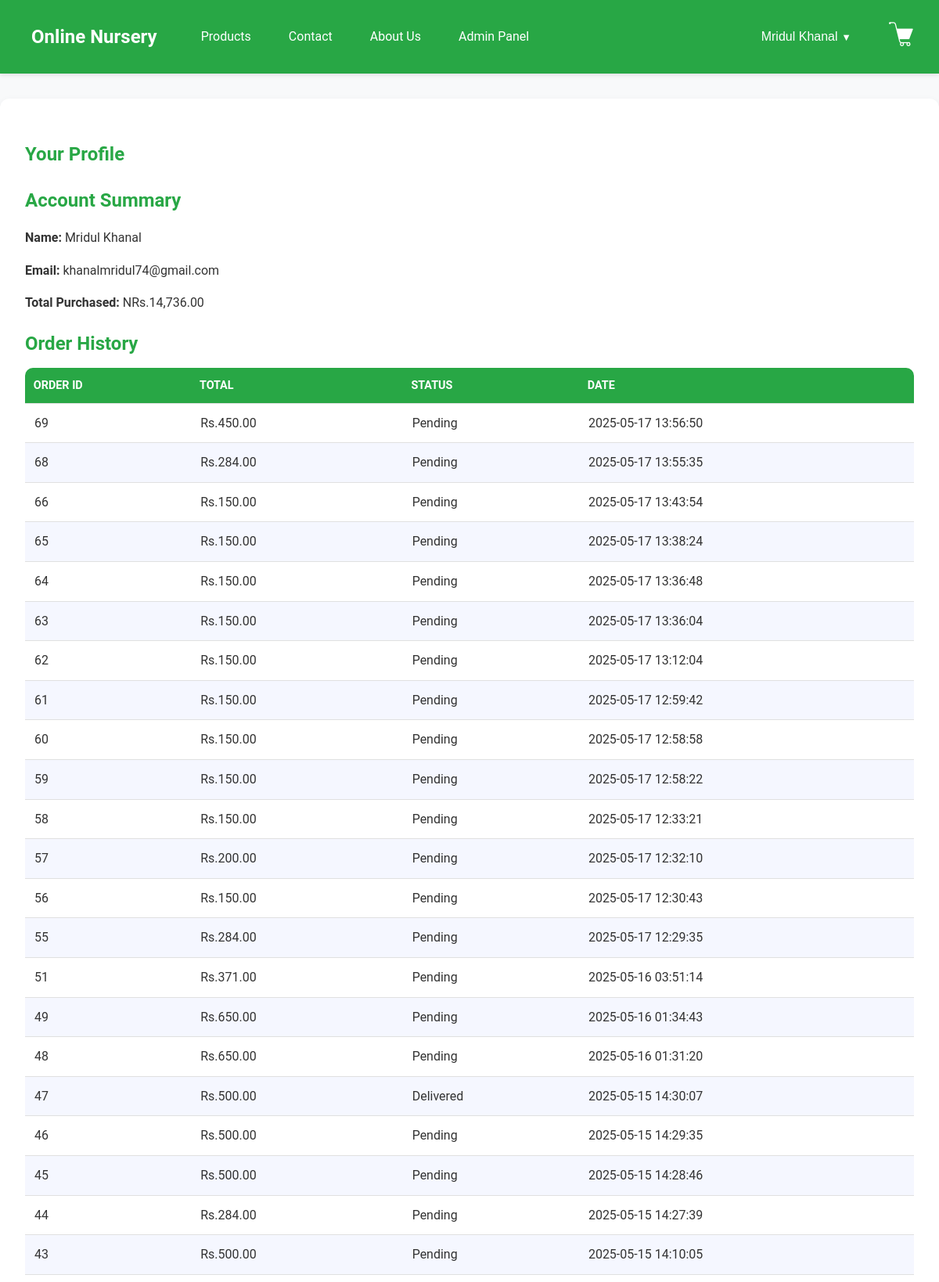
The app's page /profile.php (signed in, upper part) with its own data.
### tables this page shows
CREATE TABLE `users` (
  `id` int(11) NOT NULL AUTO_INCREMENT,
  `name` varchar(255) NOT NULL,
  `email` varchar(255) NOT NULL,
  `password` varchar(255) NOT NULL,
  `confirm_password` varchar(100) DEFAULT NULL,
  `role` enum('admin','customer') DEFAULT 'customer',
  `created_at` timestamp NOT NULL DEFAULT current_timestamp(),
  PRIMARY KEY (`id`),
  UNIQUE KEY `email` (`email`),
  UNIQUE KEY `email_2` (`email`),
  CONSTRAINT `chk_email_format` CHECK (`email` regexp '^[a-zA-Z0-9][a-zA-Z0-9._%+-]{0,62}[a-zA-Z0-9]@[a-zA-Z]+\\.[a-zA-Z]{2,63}$')
);

CREATE TABLE `orders` (
  `id` int(11) NOT NULL AUTO_INCREMENT,
  `user_id` int(11) NOT NULL,
  `total_amount` decimal(10,2) NOT NULL,
  `delivery_address` text NOT NULL,
  `status` enum('Pending','Shipped','Delivered') DEFAULT 'Pending',
  `order_date` timestamp NOT NULL DEFAULT current_timestamp(),
  PRIMARY KEY (`id`),
  KEY `user_id` (`user_id`),
  KEY `idx_orders_date_status` (`order_date`,`status`),
  CONSTRAINT `orders_ibfk_1` FOREIGN KEY (`user_id`) REFERENCES `users` (`id`) ON DELETE CASCADE
);

### profile.php (the view, shortened to what this page needs)
<?php
include 'php/db_connect.php';
$user_data = ['name' => 'N/A', 'email' => 'N/A'];
if ($conn->connect_error) {
    $_SESSION['error'] = "Database connection failed: " . $conn->connect_error;
} else {
    $user_id = $_SESSION['user_id'];
    $sql = "SELECT id, name, email FROM users WHERE id = ?";
    $stmt = $conn->prepare($sql);
    if (!$stmt) {
        $_SESSION['error'] = "Database query preparation failed: " . $conn->error;
    } else {
        $stmt->bind_param("i", $user_id);
        if (!$stmt->execute()) {
            $_SESSION['error'] = "User query execution failed: " . $stmt->error;
        } else {
            $result = $stmt->get_result();
            $row_count = $result->num_rows;
            if ($row_count > 0) {
                $user_data = $result->fetch_assoc();
            } else {
                $_SESSION['error'] = "User not found for ID: " . htmlspecialchars($user_id) . " (Rows returned: $row_count)";
            }
        }
    }
}
$total_purchased = 0;
$sql = "SELECT SUM(total_amount) as total FROM orders WHERE user_id = ?";
$stmt = $conn->prepare($sql);
if (!$stmt) {
    $_SESSION['error'] = "Order query preparation failed: " . $conn->error;
} else {
    $stmt->bind_param("i", $user_id);
    $stmt->execute();
    $result = $stmt->get_result();
    if ($row = $result->fetch_assoc()) {
        $total_purchased = $row['total'] ?: 0;
    }
}
?>
<!DOCTYPE html>
<html lang="en">
<head>
    <link rel="stylesheet" href="css/style.css">
    <link rel="stylesheet" href="css/customer.css">
    <link rel="stylesheet" href="css/forms.css">
</head>
<body>
    <?php include 'php/header.php'; ?>
    <section class="profile">
        <h1>Your Profile</h1>
        <div class="profile-summary">
            <h2>Account Summary</h2>
            <p><strong>Name:</strong> <?php echo htmlspecialchars($user_data['name'] ?? 'N/A'); ?></p>
            <p><strong>Email:</strong> <?php echo htmlspecialchars($user_data['email'] ?? 'N/A'); ?></p>
            <p><strong>Total Purchased:</strong> NRs.<?php echo number_format($total_purchased, 2); ?></p>
        </div>
        <h2>Order History</h2>
        <table id="orders-table">
            <thead>
                <tr>
                    <th>Order ID</th>
                    <th>Total</th>
                    <th>Status</th>
                    <th>Date</th>
                </tr>
            </thead>
            <tbody>
            <?php
            $sql = "SELECT * FROM orders WHERE user_id = ? ORDER BY order_date DESC";
            $stmt = $conn->prepare($sql);
            if (!$stmt) {
                echo "<tr><td colspan='4'>Error fetching orders: " . htmlspecialchars($conn->error) . "</td></tr>";
            } else {
                $stmt->bind_param("i", $user_id);
                $stmt->execute();
                $result = $stmt->get_result();
                if ($result->num_rows === 0) {
                    echo "<tr><td colspan='4'>No orders found.</td></tr>";
                } else {
                    while ($row = $result->fetch_assoc()) {
                        echo "<tr>";
                        echo "<td>" . htmlspecialchars($row['id']) . "</td>";
                        echo "<td> Rs." . number_format($row['total_amount'], 2) . "</td>";
                        echo "<td>" . htmlspecialchars($row['status']) . "</td>";
                        echo "<td>" . htmlspecialchars($row['order_date']) . "</td>";
                        echo "</tr>";
                    }
                }
            }
            ?>
            </tbody>
        </table>
    </section>
</body>
</html>

### php/header.php (shortened to what this page needs)
<?php
include 'db_connect.php';
$user_name = '';
$user_role = '';
if (isset($_SESSION['user_id'])) {
    $user_id = $_SESSION['user_id'];
    $sql = "SELECT name, role FROM users WHERE id = ?";
    $stmt = $conn->prepare($sql);
    $stmt->bind_param("i", $user_id);
    $stmt->execute();
    $result = $stmt->get_result();
    $user = $result ? $result->fetch_assoc() : null;
    if ($user && is_array($user)) {
        $user_name = htmlspecialchars($user['name'] ?: 'Guest');
        $user_role = $user['role'] ?: '';
    }
}
?>
<!DOCTYPE html>
<html lang="en">
<head>
    <link rel="stylesheet" href="../css/style.css">
    <link rel="stylesheet" href="../css/customer.css">
</head>
<body>
    <header>
        <nav>
            <div class="nav-left">
                <a href="index.php" class="logo">Online Nursery</a>
                <a href="products.php" class="<?php echo basename($_SERVER['PHP_SELF']) == 'products.php' ? 'active' : ''; ?>">Products</a>
                <a href="contact.php" class="<?php echo basename($_SERVER['PHP_SELF']) == 'contact.php' ? 'active' : ''; ?>">Contact</a>
                <a href="about.php" class="<?php echo basename($_SERVER['PHP_SELF']) == 'about.php' ? 'active' : ''; ?>">About Us</a>
                <?php if ($user_role === 'admin'): ?>
                    <a href="admin/admin_dashboard.php" class="<?php echo basename($_SERVER['PHP_SELF']) == 'admin_dashboard.php' ? 'active' : ''; ?>">Admin Panel</a>
                <?php endif; ?>
            </div>
            <div class="nav-right">
                <?php if ($user_name && $user_name !== 'Guest'): ?>
                    <div class="profile-dropdown">
                        <button class="profile-btn"><?php echo htmlspecialchars($user_name); ?> <span class="dropdown-arrow">▼</span></button>
                    </div>
                <?php else: ?>
                    <a href="login.php" class="<?php echo basename($_SERVER['PHP_SELF']) == 'login.php' ? 'active' : ''; ?>">Login</a>
                    <a href="register.php" class="<?php echo basename($_SERVER['PHP_SELF']) == 'register.php' ? 'active' : ''; ?>">Register</a>
                    <?php endif; ?>
                    <a href="cart.php" class="cart-icon">
                    <img src="./images/cart-icon.png" alt="Phone Icon">
                </a>
            </div>
        </nav>
    </header>
</body>
</html>

### css/style.css (style rules this page uses)
body { font-family: 'Roboto', Arial, sans-serif; margin: 0; padding: 0; background: #f8f9fa; color: #333; line-height: 1.6; }
header { background: #28a745; color: white; padding: 1em 0; box-shadow: 0 2px 5px rgba(0, 0, 0, 0.1); position: sticky; top: 0; z-index: 1000; }
header nav { max-width: 1200px; margin: 0 auto; display: flex; justify-content: space-between; align-items: center; padding: 0 1em; }
.nav-left { display: flex; align-items: center; gap: 1em; }
.logo { font-size: 1.5em; font-weight: bold; color: white; text-decoration: none; }
.nav-right { display: flex; align-items: center; gap: 1em; }
header nav a { color: white; text-decoration: none; padding: 0.5em 1em; transition: background 0.3s, color 0.3s; }
.profile-dropdown { position: relative; }
.profile-btn { background: none; border: none; color: white; cursor: pointer; padding: 0.5em 1em; font-size: 1em; display: flex; align-items: center; gap: 0.3em; }
.dropdown-arrow { font-size: 0.8em; }
.cart-icon { position: relative; padding: 0.5em 1em; }
h1, h2, h3 { color: #28a745; margin-bottom: 0.5em; }

### css/customer.css (style rules this page uses)
.products, .product-details, .profile, .cart, .checkout, .contact, .about, .login, .register { padding: 2em; background: #fff; border-radius: 12px; box-shadow: 0 6px 12px rgba(0, 0, 0, 0.1); margin: 2em auto; max-width: 1200px; }
table { width: 100%; border-collapse: collapse; background: #ffffff; border-radius: 10px; overflow: hidden; box-shadow: -1 4px 12px rgba(0, 0, 0, 0.1); margin-bottom: 2em; }
thead { background: #28a745; color: white; }
th, td { padding: 0.75em; text-align: left; border-bottom: 1px solid#e0e0e0; }
th { font-weight: 600; text-transform: uppercase; font-size: 0.9em; }
tbody tr:nth-child(even) { background: #f5f7ff; }

### records on screen
users: name "Mridul Khanal", email "khanalmridul74@gmail.com"
orders: id "69", total_amount "450.00", status "Pending", order_date "2025-05-17 13:56:50"
orders: id "68", total_amount "284.00", status "Pending", order_date "2025-05-17 13:55:35"
orders: id "66", total_amount "150.00", status "Pending", order_date "2025-05-17 13:43:54"
orders: id "65", total_amount "150.00", status "Pending", order_date "2025-05-17 13:38:24"
orders: id "64", total_amount "150.00", status "Pending", order_date "2025-05-17 13:36:48"
orders: id "63", total_amount "150.00", status "Pending", order_date "2025-05-17 13:36:04"
orders: id "62", total_amount "150.00", status "Pending", order_date "2025-05-17 13:12:04"
orders: id "61", total_amount "150.00", status "Pending", order_date "2025-05-17 12:59:42"
orders: id "60", total_amount "150.00", status "Pending", order_date "2025-05-17 12:58:58"
orders: id "59", total_amount "150.00", status "Pending", order_date "2025-05-17 12:58:22"
orders: id "58", total_amount "150.00", status "Pending", order_date "2025-05-17 12:33:21"
orders: id "57", total_amount "200.00", status "Pending", order_date "2025-05-17 12:32:10"
orders: id "56", total_amount "150.00", status "Pending", order_date "2025-05-17 12:30:43"
orders: id "55", total_amount "284.00", status "Pending", order_date "2025-05-17 12:29:35"
orders: id "51", total_amount "371.00", status "Pending", order_date "2025-05-16 03:51:14"
orders: id "49", total_amount "650.00", status "Pending", order_date "2025-05-16 01:34:43"
orders: id "48", total_amount "650.00", status "Pending", order_date "2025-05-16 01:31:20"
orders: id "47", total_amount "500.00", status "Delivered", order_date "2025-05-15 14:30:07"
orders: id "46", total_amount "500.00", status "Pending", order_date "2025-05-15 14:29:35"
orders: id "45", total_amount "500.00", status "Pending", order_date "2025-05-15 14:28:46"
orders: id "44", total_amount "284.00", status "Pending", order_date "2025-05-15 14:27:39"
orders: id "43", total_amount "500.00", status "Pending", order_date "2025-05-15 14:10:05"

### other values on screen
$total_purchased "14,736.00"
